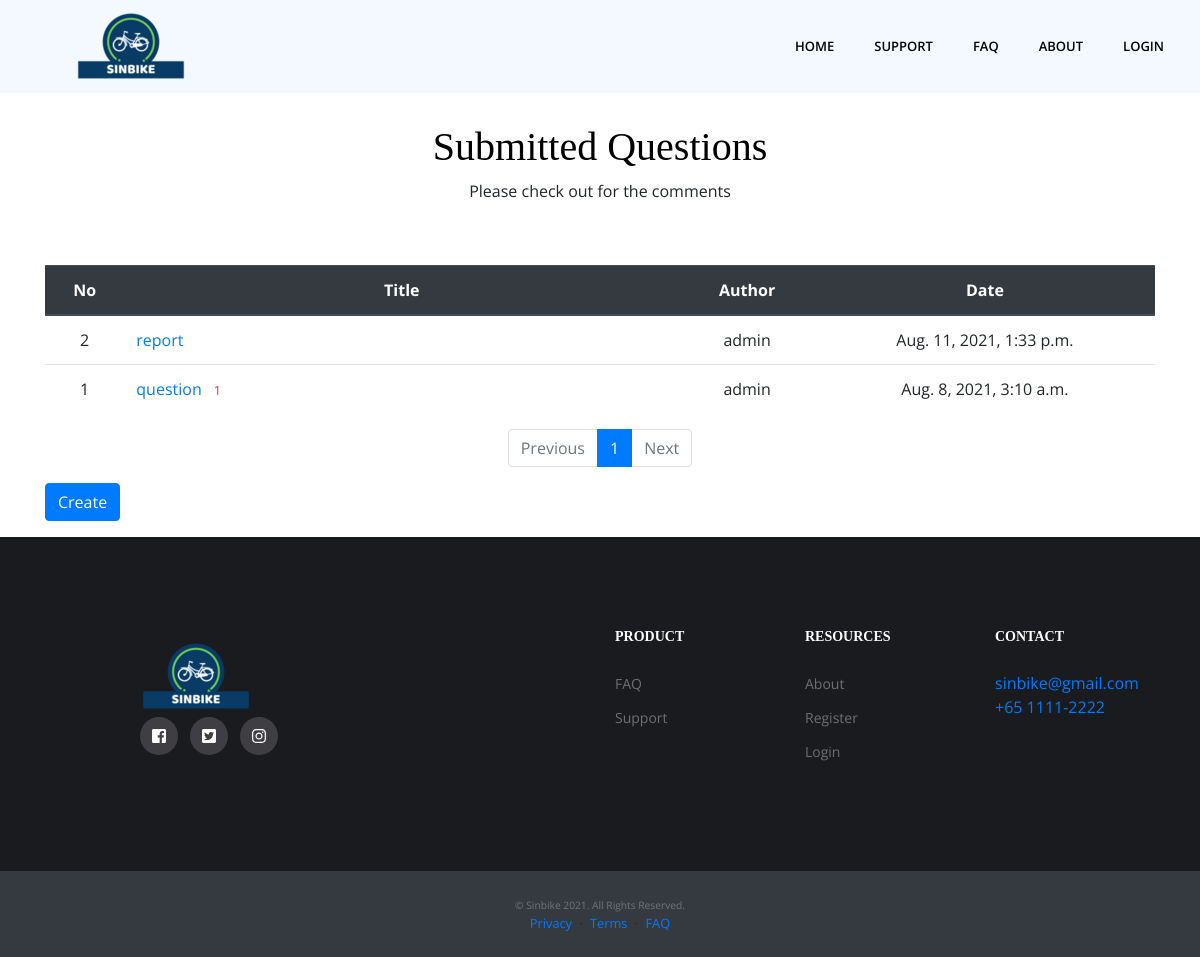
Page /support/list/ on the earlier database version.
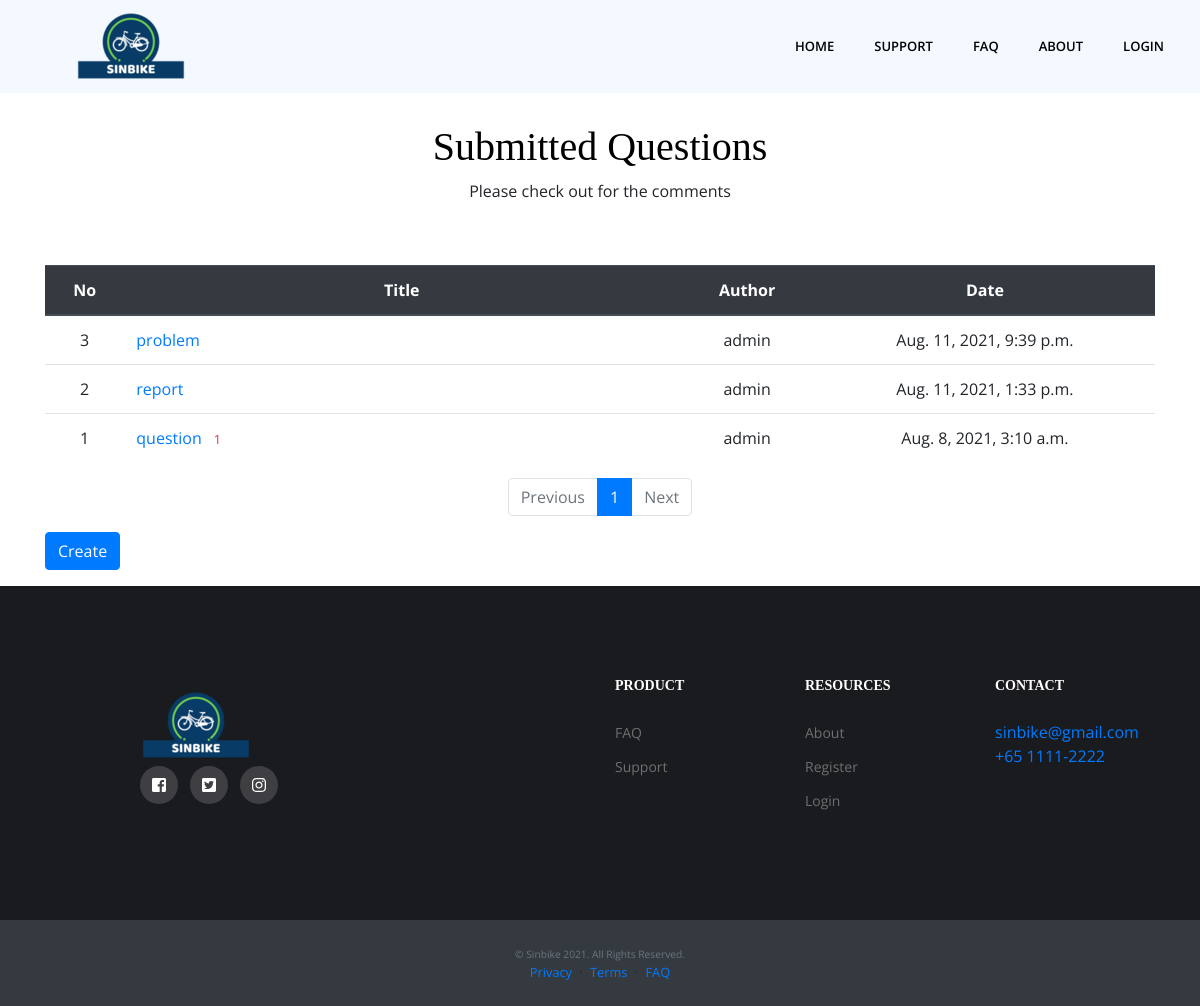
Same page on the later database version.
### sinbike_CX/models.py (models this page shows)
class Question(models.Model):
    subject = models.CharField(max_length=200)
    content = models.TextField()
    create_date = models.DateTimeField()
    author = models.ForeignKey(User, on_delete=models.CASCADE)
    modify_date = models.DateTimeField(null=True, blank=True)

### sinbike_CX/views.py (the view)
# urls.py: path('list/', views.list, name='list'),
def list(request):
    page = request.GET.get('page', '1')
    question_list = Question.objects.order_by('-create_date')
    paginator = Paginator(question_list, 10)
    page_obj = paginator.get_page(page)
    context = {'question_list': page_obj}
    return render(request, 'sinbike_CX/question_list.html', context)

### sinbike_CX/templatetags/filter.py (called while the page is built)
@register.filter
def sub(value, arg):
    return value - arg

### templates/sinbike_CX/question_list.html (shortened to what this page needs)
{% extends 'base.html' %}
{% load filter %}
{% load static %}
{% block content %}
<section class="section page-title" id="support-main">
    <div class="container">
        <div class="row">
            <div class="col-sm-8 m-auto">
                <h1>Submitted Questions</h1>
                <p>Please check out for the comments</p>
            </div>
        </div>
    </div>
</section>
<div class="container my-3">
    <table class="table">
        <thead>
        <tr class="text-center thead-dark">
            <th>No</th>
            <th style="width:50%">Title</th>
            <th>Author</th>
            <th>Date</th>
        </tr>
        </thead>
        <tbody>
        {% if question_list %}
        {% for question in question_list %}
        <tr class="text-center">
            <td>{{ question_list.paginator.count|sub:question_list.start_index|sub:forloop.counter0|add:1 }}</td>
            <td class="text-left">
                <a href="{% url 'support:detail' question.id %}">{{ question.subject }}</a>
                {% if question.answer_set.count > 0 %}
                <span class="text-danger small ml-2">{{ question.answer_set.count }}</span>
                {% endif %}
            </td>
            <td>{{ question.author.username }}</td>
            <td>{{ question.create_date }}</td>
        </tr>
        {% endfor %}
        {% else %}
        <tr>
            <td colspan="3">No Questions.</td>
        </tr>
        {% endif %}
        </tbody>
    </table>
    <ul class="pagination justify-content-center">
        {% if question_list.has_previous %}
        <li class="page-item">
            <a class="page-link" href="?page={{ question_list.previous_page_number }}">Previous</a>
        </li>
        {% else %}
        <li class="page-item disabled">
            <a class="page-link" tabindex="-1" aria-disabled="true" href="#">Previous</a>
        </li>
        {% endif %}
        {% for page_number in question_list.paginator.page_range %}
        {% if page_number >= question_list.number|add:-5 and page_number <= question_list.number|add:5 %}
            {% if page_number == question_list.number %}
            <li class="page-item active" aria-current="page">
                <a class="page-link" href="?page={{ page_number }}">{{ page_number }}</a>
            </li>
            {% else %}
            <li class="page-item">
                <a class="page-link" href="?page={{ page_number }}">{{ page_number }}</a>
            </li>
            {% endif %}
        {% endif %}
        {% endfor %}
        {% if question_list.has_next %}
        <li class="page-item">
            <a class="page-link" href="?page={{ question_list.next_page_number }}">Next</a>
        </li>
        {% else %}
        <li class="page-item disabled">
            <a class="page-link" tabindex="-1" aria-disabled="true" href="#">Next</a>
        </li>
        {% endif %}
    </ul>
    <a href="{% url 'support:question_create' %}" class="btn btn-primary">Create</a>
</div>
{% endblock %}

Differences in the rows shown:
added Question: paginator.count|sub "3", subject "problem", author.username "admin", create_date "Aug. 11, 2021, 9:39 p.m."
